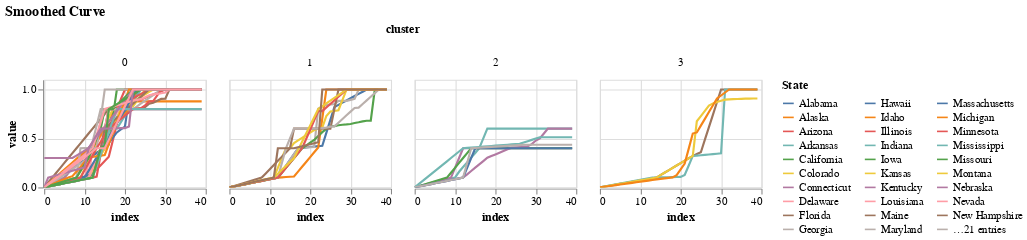

This figure's notebook cell:
### Code cell
chart = alt.Chart(tseries4plot).mark_line().encode(
        x = alt.X("index"),
        y = alt.Y("value", scale=alt.Scale(0,1)),
        color = alt.Color('State:N', legend=alt.Legend(columns=3)),
        column=alt.Column("cluster",type="nominal")
    )
chart.properties(width=150,height=100,title="Smoothed Curve").interactive()

#         tooltip=alt.Tooltip('State:N'),

### Figure 1 — Vega-Lite specification as saved in the notebook (floating-point values rounded to 4 significant figures; data arrays with more than 128 entries replaced by an {"elided": "..."} marker saying what was removed)
{"config": {"view": {"continuousWidth": 400, "continuousHeight": 300}}, "data": {"name": "data-6365e8d417e508b6e8a6eb2319396044"}, "mark": "line", "encoding": {"color": {"type": "nominal", "field": "State", "legend": {"columns": 3}}, "column": {"type": "nominal", "field": "cluster"}, "x": {"type": "quantitative", "field": "index"}, "y": {"type": "quantitative", "field": "value", "scale": {"align": 0, "base": 1}}}, "height": 100, "selection": {"selector005": {"type": "interval", "bind": "scales", "encodings": ["x", "y"]}}, "title": "Smoothed Curve", "width": 150, "$schema": "https://vega.github.io/schema/vega-lite/v4.0.2.json", "datasets": {"data-6365e8d417e508b6e8a6eb2319396044": {"elided": "2000 records"}}}
